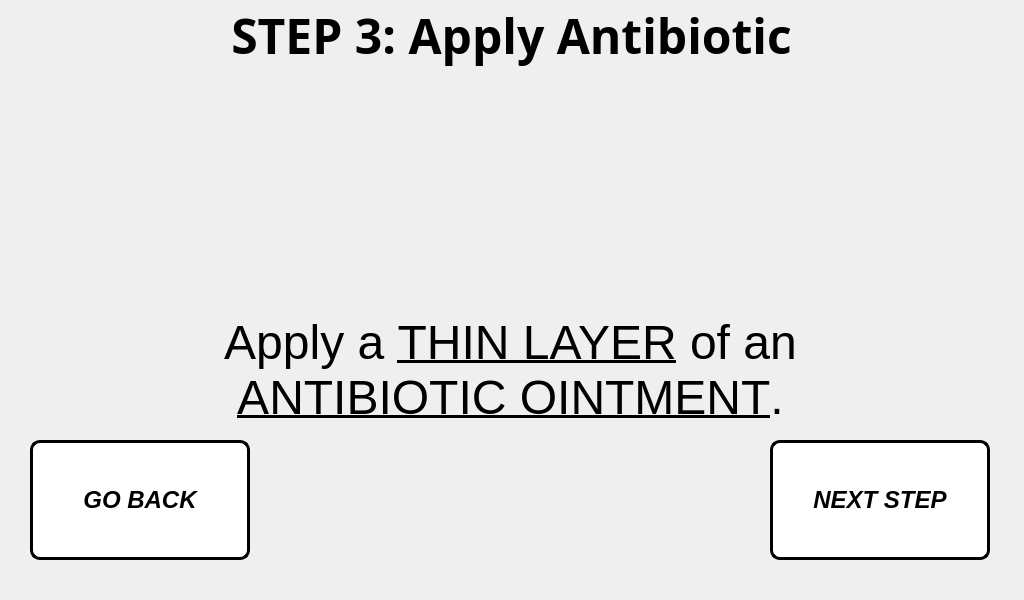
<?xml version="1.0" encoding="UTF-8"?>
<ui version="4.0">
 <class>cut_step_window3</class>
 <widget class="QMainWindow" name="cut_step_window3">
  <property name="geometry">
   <rect>
    <x>0</x>
    <y>0</y>
    <width>1024</width>
    <height>600</height>
   </rect>
  </property>
  <property name="minimumSize">
   <size>
    <width>1024</width>
    <height>600</height>
   </size>
  </property>
  <property name="maximumSize">
   <size>
    <width>1024</width>
    <height>600</height>
   </size>
  </property>
  <property name="windowTitle">
   <string>STEP 3 Procedure</string>
  </property>
  <widget class="QWidget" name="centralwidget">
   <widget class="QLabel" name="title_step_3">
    <property name="geometry">
     <rect>
      <x>6</x>
      <y>0</y>
      <width>1011</width>
      <height>71</height>
     </rect>
    </property>
    <property name="font">
     <font>
      <family>Unispace</family>
      <pointsize>18</pointsize>
      <weight>75</weight>
      <bold>true</bold>
     </font>
    </property>
    <property name="text">
     <string>&lt;html&gt;&lt;head/&gt;&lt;body&gt;&lt;p&gt;&lt;span style=&quot; font-size:36pt;&quot;&gt;STEP 3: Apply Antibiotic&lt;/span&gt;&lt;/p&gt;&lt;/body&gt;&lt;/html&gt;</string>
    </property>
    <property name="alignment">
     <set>Qt::AlignCenter</set>
    </property>
   </widget>
   <widget class="QLabel" name="text_steps_3">
    <property name="geometry">
     <rect>
      <x>20</x>
      <y>310</y>
      <width>981</width>
      <height>121</height>
     </rect>
    </property>
    <property name="font">
     <font>
      <pointsize>14</pointsize>
     </font>
    </property>
    <property name="text">
     <string>&lt;html&gt;&lt;head/&gt;&lt;body&gt;&lt;p align=&quot;center&quot;&gt;&lt;span style=&quot; font-family:'Calibri'; font-size:36pt; color:#000000;&quot;&gt;Apply a &lt;/span&gt;&lt;span style=&quot; font-family:'Calibri'; font-size:36pt; text-decoration: underline; color:#000000;&quot;&gt;THIN LAYER&lt;/span&gt;&lt;span style=&quot; font-family:'Calibri'; font-size:36pt; color:#000000;&quot;&gt; of an&lt;br/&gt;&lt;/span&gt;&lt;span style=&quot; font-family:'Calibri'; font-size:36pt; text-decoration: underline; color:#000000;&quot;&gt;ANTIBIOTIC OINTMENT&lt;/span&gt;&lt;span style=&quot; font-family:'Calibri'; font-size:36pt; color:#000000;&quot;&gt;.&lt;/span&gt;&lt;/p&gt;&lt;/body&gt;&lt;/html&gt;</string>
    </property>
   </widget>
   <widget class="QLabel" name="gif_player_label_3">
    <property name="geometry">
     <rect>
      <x>330</x>
      <y>70</y>
      <width>360</width>
      <height>240</height>
     </rect>
    </property>
    <property name="minimumSize">
     <size>
      <width>360</width>
      <height>240</height>
     </size>
    </property>
    <property name="maximumSize">
     <size>
      <width>360</width>
      <height>240</height>
     </size>
    </property>
    <property name="font">
     <font>
      <family>Unispace</family>
      <pointsize>16</pointsize>
      <weight>75</weight>
      <bold>true</bold>
     </font>
    </property>
    <property name="frameShape">
     <enum>QFrame::NoFrame</enum>
    </property>
    <property name="lineWidth">
     <number>1</number>
    </property>
    <property name="text">
     <string/>
    </property>
    <property name="alignment">
     <set>Qt::AlignCenter</set>
    </property>
   </widget>
   <widget class="QPushButton" name="next_step_button_3">
    <property name="geometry">
     <rect>
      <x>770</x>
      <y>440</y>
      <width>220</width>
      <height>120</height>
     </rect>
    </property>
    <property name="minimumSize">
     <size>
      <width>220</width>
      <height>120</height>
     </size>
    </property>
    <property name="maximumSize">
     <size>
      <width>220</width>
      <height>120</height>
     </size>
    </property>
    <property name="font">
     <font>
      <pointsize>18</pointsize>
      <weight>75</weight>
      <italic>true</italic>
      <bold>true</bold>
     </font>
    </property>
    <property name="cursor">
     <cursorShape>PointingHandCursor</cursorShape>
    </property>
    <property name="styleSheet">
     <string notr="true">QPushButton:hover:!pressed
{
  background-color: rgb(195,30,60);
}

QPushButton
{
  background-color: white;
color: black;
border-style: outset;
border-width: 3px;
border-radius:10px;
border-color: black;
}</string>
    </property>
    <property name="text">
     <string>NEXT STEP</string>
    </property>
   </widget>
   <widget class="QPushButton" name="go_back_injury_type_3">
    <property name="geometry">
     <rect>
      <x>30</x>
      <y>440</y>
      <width>220</width>
      <height>120</height>
     </rect>
    </property>
    <property name="minimumSize">
     <size>
      <width>220</width>
      <height>120</height>
     </size>
    </property>
    <property name="maximumSize">
     <size>
      <width>220</width>
      <height>120</height>
     </size>
    </property>
    <property name="font">
     <font>
      <pointsize>18</pointsize>
      <weight>75</weight>
      <italic>true</italic>
      <bold>true</bold>
     </font>
    </property>
    <property name="styleSheet">
     <string notr="true">QPushButton:hover:!pressed
{
  background-color: rgb(195,30,60);
}

QPushButton
{
  background-color: white;
color: black;
border-style: outset;
border-width: 3px;
border-radius:10px;
border-color: black;
}</string>
    </property>
    <property name="text">
     <string>GO BACK</string>
    </property>
   </widget>
   <widget class="QLabel" name="label">
    <property name="geometry">
     <rect>
      <x>0</x>
      <y>0</y>
      <width>1024</width>
      <height>600</height>
     </rect>
    </property>
    <property name="minimumSize">
     <size>
      <width>1024</width>
      <height>600</height>
     </size>
    </property>
    <property name="maximumSize">
     <size>
      <width>1024</width>
      <height>600</height>
     </size>
    </property>
    <property name="text">
     <string/>
    </property>
    <property name="pixmap">
     <pixmap>../pictures/program_pictures/main_wallpaper.png</pixmap>
    </property>
   </widget>
   <zorder>label</zorder>
   <zorder>text_steps_3</zorder>
   <zorder>title_step_3</zorder>
   <zorder>gif_player_label_3</zorder>
   <zorder>next_step_button_3</zorder>
   <zorder>go_back_injury_type_3</zorder>
  </widget>
 </widget>
 <resources/>
 <connections/>
</ui>
